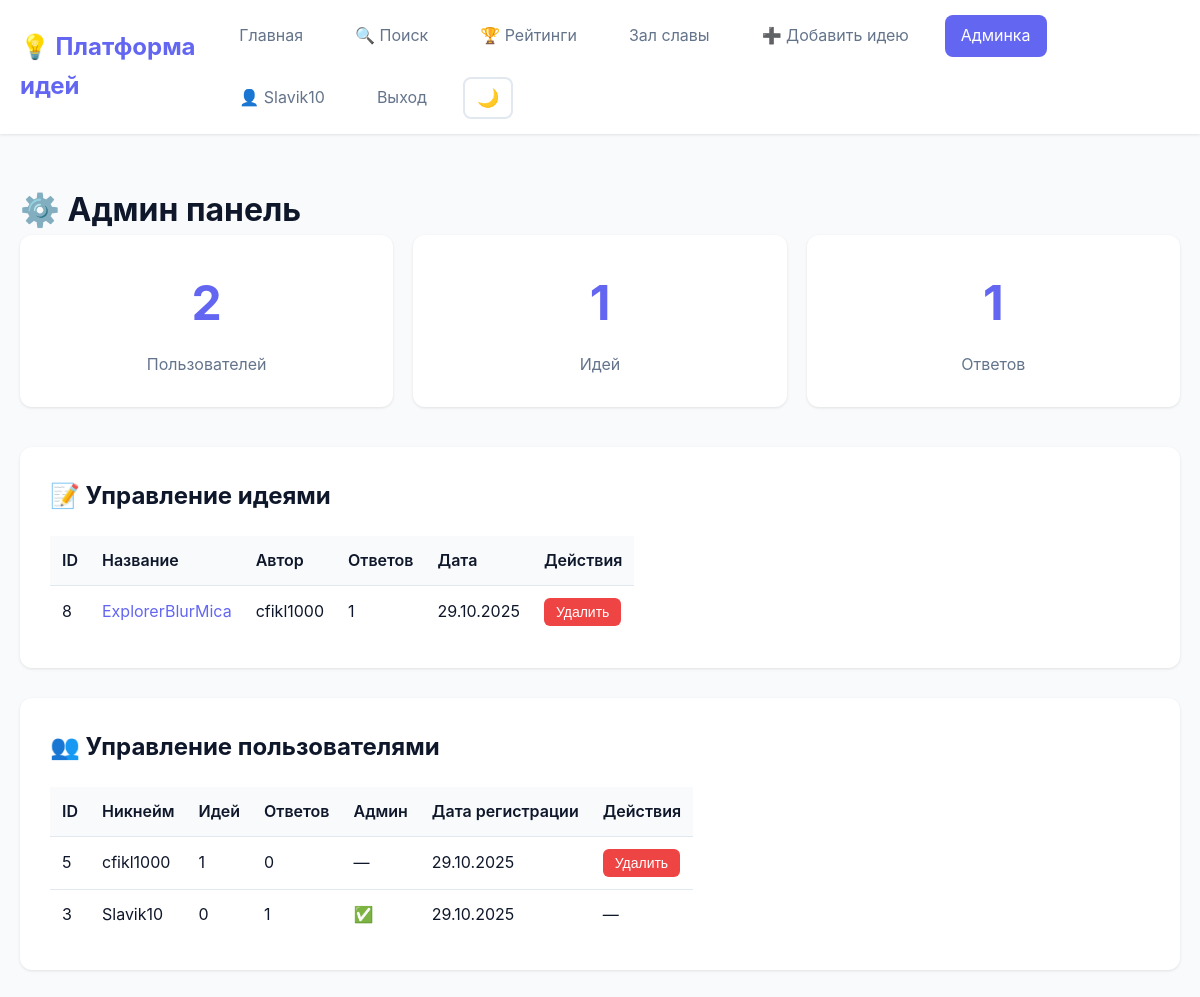
/open-source-ideas/admin.php (signed in), run on the app's committed database.
### tables this page shows
CREATE TABLE `ideas` (
  `id` int NOT NULL,
  `user_id` int NOT NULL,
  `title` varchar(255) NOT NULL,
  `description` text NOT NULL,
  `tags` varchar(255) DEFAULT NULL,
  `image` varchar(255) DEFAULT NULL,
  `created_at` timestamp NULL DEFAULT CURRENT_TIMESTAMP,
  `status` enum('new','in_progress','completed','abandoned') DEFAULT 'new',
  `views` int DEFAULT '0'
);

CREATE TABLE `users` (
  `id` int NOT NULL,
  `username` varchar(50) NOT NULL,
  `password` varchar(255) NOT NULL,
  `is_admin` tinyint(1) DEFAULT '0',
  `created_at` timestamp NULL DEFAULT CURRENT_TIMESTAMP,
  `avatar` varchar(255) DEFAULT NULL,
  `bio` text,
  `website` varchar(255) DEFAULT NULL,
  `github` varchar(255) DEFAULT NULL,
  `twitter` varchar(255) DEFAULT NULL
);

### open-source-ideas/config.php (called while the page is built, shortened)
<?php
function isLoggedIn() {
    return isset($_SESSION['user_id']);
}
function isAdmin() {
    return isset($_SESSION['is_admin']) && $_SESSION['is_admin'] == 1;
}
function h($str) {
    return htmlspecialchars($str, ENT_QUOTES, 'UTF-8');
}

### open-source-ideas/admin.php (the view, shortened to what this page needs)
<?php
require_once 'config.php';
$db = getDB();
$stats = $db->query("
    SELECT
        (SELECT COUNT(*) FROM users) as total_users,
        (SELECT COUNT(*) FROM ideas) as total_ideas,
        (SELECT COUNT(*) FROM responses) as total_responses
")->fetch();
$ideas = $db->query("
    SELECT i.*, u.username,
        (SELECT COUNT(*) FROM responses WHERE idea_id = i.id) as response_count
    FROM ideas i
    JOIN users u ON i.user_id = u.id
    ORDER BY i.created_at DESC
")->fetchAll();
$users = $db->query("
    SELECT u.*,
        (SELECT COUNT(*) FROM ideas WHERE user_id = u.id) as ideas_count,
        (SELECT COUNT(*) FROM responses WHERE user_id = u.id) as responses_count
    FROM users u
    ORDER BY u.created_at DESC
")->fetchAll();
?>
<!DOCTYPE html>
<html lang="ru">
<head>
    <?php include 'includes_head.php'; ?>
</head>
<body>
    <?php include 'navbar.php'; ?>
    <div class="container">
        <h1>⚙️ Админ панель</h1>
        <div class="stats-grid">
            <div class="stat-card">
                <div class="stat-value"><?= $stats['total_users'] ?></div>
                <div class="stat-label">Пользователей</div>
            </div>
            <div class="stat-card">
                <div class="stat-value"><?= $stats['total_ideas'] ?></div>
                <div class="stat-label">Идей</div>
            </div>
            <div class="stat-card">
                <div class="stat-value"><?= $stats['total_responses'] ?></div>
                <div class="stat-label">Ответов</div>
            </div>
        </div>
        <div class="admin-section">
            <h2>📝 Управление идеями</h2>
            <?php if (empty($ideas)): ?>
                <p>Нет идей</p>
            <?php else: ?>
                <table class="admin-table">
                    <thead>
                        <tr>
                            <th>ID</th>
                            <th>Название</th>
                            <th>Автор</th>
                            <th>Ответов</th>
                            <th>Дата</th>
                            <th>Действия</th>
                        </tr>
                    </thead>
                    <tbody>
                        <?php foreach ($ideas as $idea): ?>
                            <tr>
                                <td><?= $idea['id'] ?></td>
                                <td>
                                    <a href="idea.php?id=<?= $idea['id'] ?>" target="_blank">
                                        <?= h(mb_substr($idea['title'], 0, 50)) ?>
                                    </a>
                                </td>
                                <td><?= h($idea['username']) ?></td>
                                <td><?= $idea['response_count'] ?></td>
                                <td><?= date('d.m.Y', strtotime($idea['created_at'])) ?></td>
                                <td>
                                    <form method="POST" style="display: inline;"
                                          onsubmit="return confirm('Вы уверены, что хотите удалить эту идею?');">
                                        <button type="submit" class="btn-delete">Удалить</button>
                                    </form>
                                </td>
                            </tr>
                        <?php endforeach; ?>
                    </tbody>
                </table>
            <?php endif; ?>
        </div>
        <div class="admin-section">
            <h2>👥 Управление пользователями</h2>
            <?php if (empty($users)): ?>
                <p>Нет пользователей</p>
            <?php else: ?>
                <table class="admin-table">
                    <thead>
                        <tr>
                            <th>ID</th>
                            <th>Никнейм</th>
                            <th>Идей</th>
                            <th>Ответов</th>
                            <th>Админ</th>
                            <th>Дата регистрации</th>
                            <th>Действия</th>
                        </tr>
                    </thead>
                    <tbody>
                        <?php foreach ($users as $user): ?>
                            <tr>
                                <td><?= $user['id'] ?></td>
                                <td><?= h($user['username']) ?></td>
                                <td><?= $user['ideas_count'] ?></td>
                                <td><?= $user['responses_count'] ?></td>
                                <td><?= $user['is_admin'] ? '✅' : '—' ?></td>
                                <td><?= date('d.m.Y', strtotime($user['created_at'])) ?></td>
                                <td>
                                    <?php if (!$user['is_admin']): ?>
                                        <form method="POST" style="display: inline;"
                                              onsubmit="return confirm('Вы уверены, что хотите удалить этого пользователя?');">
                                            <button type="submit" class="btn-delete">Удалить</button>
                                        </form>
                                    <?php else: ?>
                                        —
                                    <?php endif; ?>
                                </td>
                            </tr>
                        <?php endforeach; ?>
                    </tbody>
                </table>
            <?php endif; ?>
        </div>
    </div>
</body>
</html>

### open-source-ideas/includes_head.php (shortened to what this page needs)
<link rel="stylesheet" href="style.css">

### open-source-ideas/navbar.php (shortened to what this page needs)
<nav class="navbar">
    <div class="container">
        <a href="index.php" class="logo">💡 Платформа идей</a>
        <div class="nav-links">
            <a href="index.php" <?= basename($_SERVER['PHP_SELF']) == 'index.php' ? 'class="active"' : '' ?>>Главная</a>
            <a href="search.php" <?= basename($_SERVER['PHP_SELF']) == 'search.php' ? 'class="active"' : '' ?>>🔍 Поиск</a>
            <a href="ratings.php" <?= basename($_SERVER['PHP_SELF']) == 'ratings.php' ? 'class="active"' : '' ?>>🏆 Рейтинги</a>
            <a href="hall_of_fame.php" <?= basename($_SERVER['PHP_SELF']) == 'hall_of_fame.php' ? 'class="active"' : '' ?>>Зал славы</a>
            <?php if (isLoggedIn()): ?>
                <a href="add_idea.php" <?= basename($_SERVER['PHP_SELF']) == 'add_idea.php' ? 'class="active"' : '' ?>>➕ Добавить идею</a>
                <?php if (isAdmin()): ?>
                    <a href="admin.php" <?= basename($_SERVER['PHP_SELF']) == 'admin.php' ? 'class="active"' : '' ?>>Админка</a>
                <?php endif; ?>
                <a href="profile.php?id=<?= $_SESSION['user_id'] ?>" class="user-info">
                    👤 <?= h($_SESSION['username']) ?>
                </a>
                <a href="logout.php">Выход</a>
                <button id="theme-toggle" class="theme-toggle" onclick="toggleTheme()" title="Переключить тему">
                </button>
            <?php else: ?>
                <a href="login.php">Вход</a>
                <a href="register.php">Регистрация</a>
            <?php endif; ?>
        </div>
    </div>
</nav>

### open-source-ideas/style.css (style rules this page uses)
* { margin: 0; padding: 0; box-sizing: border-box; }
:root { --primary-color: #6366f1; --primary-hover: #4f46e5; --secondary-color: #64748b; --success-color: #22c55e; --danger-color: #ef4444; --background: #f8fafc; --surface: #ffffff; --text-primary: #0f172a; --text-secondary: #64748b; --border-color: #e2e8f0; --shadow: 0 1px 3px rgba(0, 0, 0, 0.1); --shadow-lg: 0 10px 40px rgba(0, 0, 0, 0.1); }
.theme-toggle { background: var(--surface); border: 2px solid var(--border-color); color: var(--text-primary); padding: 8px 12px; border-radius: 8px; cursor: pointer; font-size: 18px; transition: all 0.3s; }
body { font-family: -apple-system, BlinkMacSystemFont, 'Segoe UI', Roboto, 'Helvetica Neue', Arial, sans-serif; background: var(--background); color: var(--text-primary); line-height: 1.6; animation: fadeIn 0.3s ease-out; }
.container { max-width: 1400px; margin: 0 auto; padding: 20px; }
.navbar { background: var(--surface); box-shadow: var(--shadow); position: sticky; top: 0; z-index: 100; margin-bottom: 30px; }
.navbar .container { display: flex; justify-content: space-between; align-items: center; padding: 15px 20px; min-height: 60px; max-width: 1400px; width: 100%; }
.logo { font-size: 24px; font-weight: bold; color: var(--primary-color); text-decoration: none; }
.nav-links { display: flex; gap: 20px; align-items: center; flex-wrap: wrap; }
.nav-links a { color: var(--text-secondary); text-decoration: none; padding: 8px 16px; border-radius: 8px; transition: all 0.3s; }
.nav-links a:hover, .nav-links a.active { background: var(--primary-color); color: white; }
.user-info { color: var(--text-secondary); padding: 8px 16px; text-decoration: none; border-radius: 8px; transition: all 0.3s; }
.btn-delete { background: var(--danger-color); color: white; border: none; padding: 6px 12px; border-radius: 6px; cursor: pointer; font-size: 14px; }
.stats-grid { display: grid; grid-template-columns: repeat(auto-fit, minmax(200px, 1fr)); gap: 20px; margin-bottom: 40px; }
.stat-card { background: var(--surface); padding: 30px; border-radius: 12px; text-align: center; box-shadow: var(--shadow); }
.stat-value { font-size: 48px; font-weight: bold; color: var(--primary-color); margin-bottom: 10px; }
.stat-label { color: var(--text-secondary); font-size: 16px; }
.admin-section { background: var(--surface); padding: 30px; border-radius: 12px; box-shadow: var(--shadow); margin-bottom: 30px; }
.admin-section h2 { margin-bottom: 20px; }
.admin-table { width: 100%; border-collapse: collapse; overflow-x: auto; display: block; }
.admin-table thead { background: var(--background); }
.admin-table th { padding: 12px; text-align: left; font-weight: 600; }
.admin-table td { padding: 12px; border-top: 1px solid var(--border-color); }
.admin-table a { color: var(--primary-color); text-decoration: none; }

### data on the page
ideas: id "8", title "ExplorerBlurMica", user.username "cfikl1000", response_count "1", created_at "29.10.2025"
users: id "5", username "cfikl1000", ideas_count "1", responses_count "0", created_at "29.10.2025"
users: id "3", username "Slavik10", ideas_count "0", responses_count "1", created_at "29.10.2025"

### other printed values
$_SESSION['username'] "Slavik10"
$stats['total_users'] "2"
$stats['total_ideas'] "1"
$stats['total_responses'] "1"
